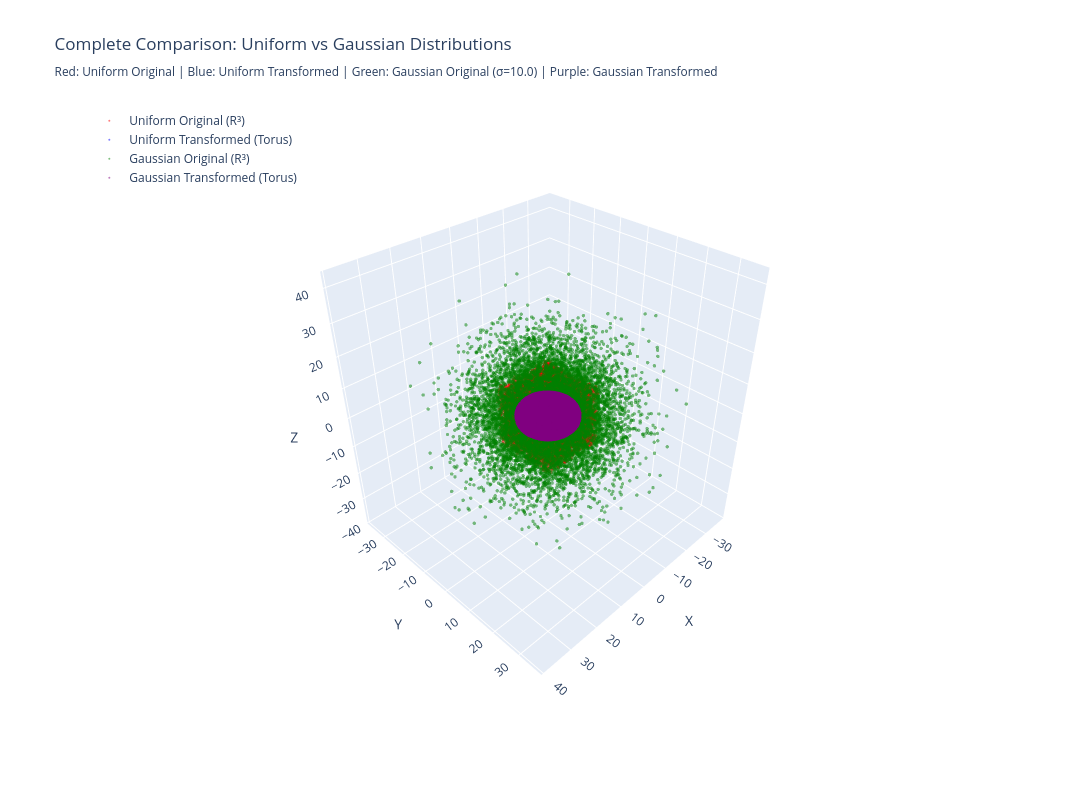

Here is the notebook cell this chart was saved with:
### Code cell
# Advanced comparison visualization with all four datasets
fig_comparison = go.Figure()

# Add uniform original points
fig_comparison.add_trace(go.Scatter3d(
    x=x_original,
    y=y_original,
    z=z_original,
    mode='markers',
    marker=dict(
        size=2,
        color='red',
        opacity=0.5
    ),
    name='Uniform Original (R³)',
    text=[f'Uniform Original: ({x_original[i]:.2f}, {y_original[i]:.2f}, {z_original[i]:.2f})' 
          for i in range(n_points)],
    hovertemplate='%{text}<extra></extra>'
))

# Add uniform transformed points
fig_comparison.add_trace(go.Scatter3d(
    x=x_transformed,
    y=y_transformed,
    z=z_transformed,
    mode='markers',
    marker=dict(
        size=2,
        color='blue',
        opacity=0.5
    ),
    name='Uniform Transformed (Torus)',
    text=[f'Uniform Transformed: ({x_transformed[i]:.3f}, {y_transformed[i]:.3f}, {z_transformed[i]:.3f})' 
          for i in range(n_points)],
    hovertemplate='%{text}<extra></extra>'
))

# Add Gaussian original points
fig_comparison.add_trace(go.Scatter3d(
    x=x_gaussian,
    y=y_gaussian,
    z=z_gaussian,
    mode='markers',
    marker=dict(
        size=2,
        color='green',
        opacity=0.5
    ),
    name='Gaussian Original (R³)',
    text=[f'Gaussian Original: ({x_gaussian[i]:.2f}, {y_gaussian[i]:.2f}, {z_gaussian[i]:.2f})' 
          for i in range(n_points_gaussian)],
    hovertemplate='%{text}<extra></extra>'
))

# Add Gaussian transformed points
fig_comparison.add_trace(go.Scatter3d(
    x=x_gaussian_transformed,
    y=y_gaussian_transformed,
    z=z_gaussian_transformed,
    mode='markers',
    marker=dict(
        size=2,
        color='purple',
        opacity=0.5
    ),
    name='Gaussian Transformed (Torus)',
    text=[f'Gaussian Transformed: ({x_gaussian_transformed[i]:.3f}, {y_gaussian_transformed[i]:.3f}, {z_gaussian_transformed[i]:.3f})' 
          for i in range(n_points_gaussian)],
    hovertemplate='%{text}<extra></extra>'
))

# Update layout
fig_comparison.update_layout(
    title='Complete Comparison: Uniform vs Gaussian Distributions<br>' +
          f'<sub>Red: Uniform Original | Blue: Uniform Transformed | Green: Gaussian Original (σ={std_dev}) | Purple: Gaussian Transformed</sub>',
    scene=dict(
        xaxis_title='X',
        yaxis_title='Y',
        zaxis_title='Z',
        camera=dict(
            eye=dict(x=1.5, y=1.5, z=1.5)
        )
    ),
    width=1200,
    height=800,
    legend=dict(
        yanchor="top",
        y=0.99,
        xanchor="left",
        x=0.01
    )
)

fig_comparison.show()

### Figure 1 — Plotly figure (JSON) as saved in the notebook; plotly's stock layout.template omitted (floating-point values rounded to 4 significant figures; data arrays with more than 128 entries replaced by an {"elided": "..."} marker saying what was removed)
{"data": [{"hovertemplate": "%{text}<extra></extra>", "marker": {"color": "red", "opacity": 0.5, "size": 2}, "mode": "markers", "name": "Uniform Original (R³)", "text": {"elided": "10000 str values"}, "type": "scatter3d", "x": {"elided": "10000 float values"}, "y": {"elided": "10000 float values"}, "z": {"elided": "10000 float values"}}, {"hovertemplate": "%{text}<extra></extra>", "marker": {"color": "blue", "opacity": 0.5, "size": 2}, "mode": "markers", "name": "Uniform Transformed (Torus)", "text": {"elided": "10000 str values"}, "type": "scatter3d", "x": {"elided": "10000 float values"}, "y": {"elided": "10000 float values"}, "z": {"elided": "10000 float values"}}, {"hovertemplate": "%{text}<extra></extra>", "marker": {"color": "green", "opacity": 0.5, "size": 2}, "mode": "markers", "name": "Gaussian Original (R³)", "text": {"elided": "10000 str values"}, "type": "scatter3d", "x": {"elided": "10000 float values"}, "y": {"elided": "10000 float values"}, "z": {"elided": "10000 float values"}}, {"hovertemplate": "%{text}<extra></extra>", "marker": {"color": "purple", "opacity": 0.5, "size": 2}, "mode": "markers", "name": "Gaussian Transformed (Torus)", "text": {"elided": "10000 str values"}, "type": "scatter3d", "x": {"elided": "10000 float values"}, "y": {"elided": "10000 float values"}, "z": {"elided": "10000 float values"}}], "layout": {"height": 800, "legend": {"x": 0.01, "xanchor": "left", "y": 0.99, "yanchor": "top"}, "scene": {"camera": {"eye": {"x": 1.5, "y": 1.5, "z": 1.5}}, "xaxis": {"title": {"text": "X"}}, "yaxis": {"title": {"text": "Y"}}, "zaxis": {"title": {"text": "Z"}}}, "title": {"text": "Complete Comparison: Uniform vs Gaussian Distributions<br><sub>Red: Uniform Original | Blue: Uniform Transformed | Green: Gaussian Original (σ=10.0) | Purple: Gaussian Transformed</sub>"}, "width": 1200}}
